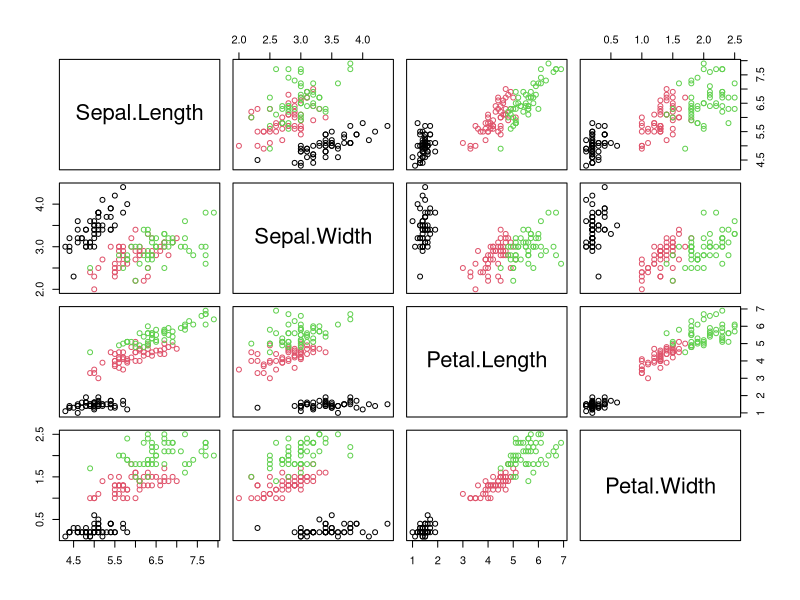
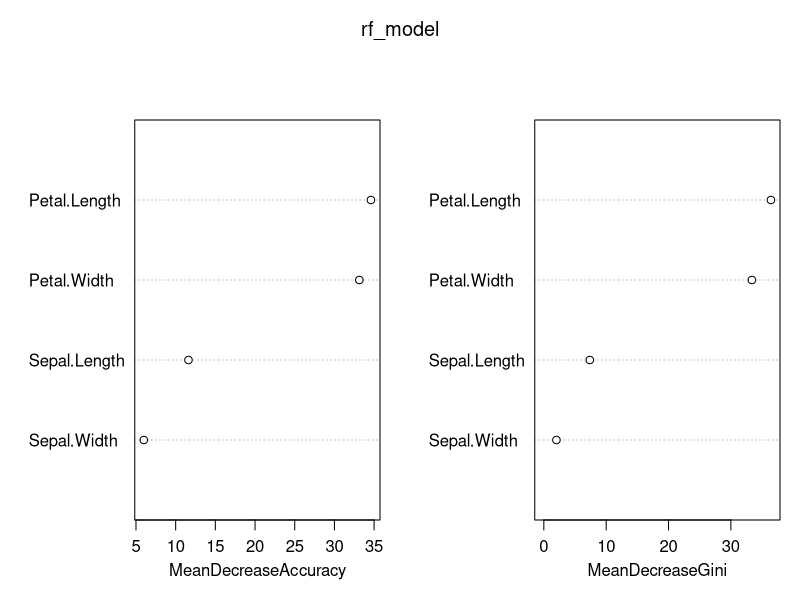
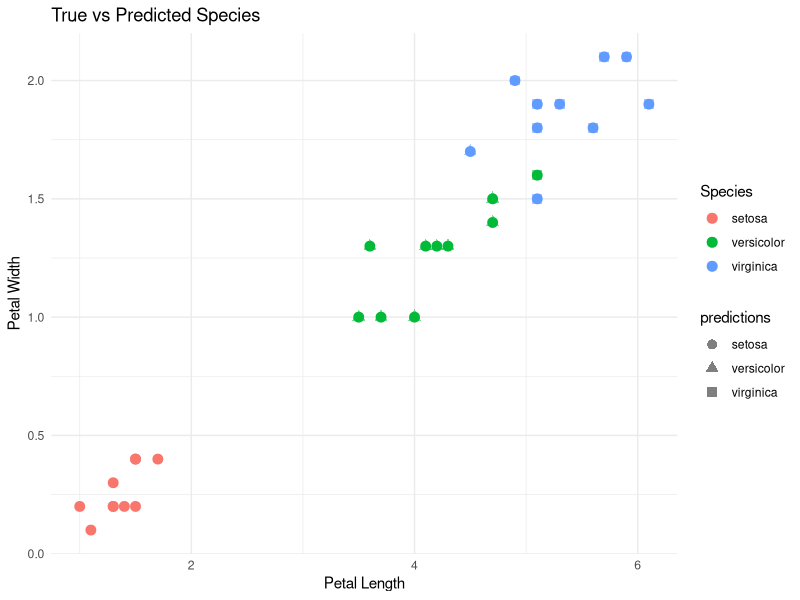

Write the R code that produced these figures, in order.
library(datasets)       
library(caret) 
install.packages("randomForest")
library(randomForest)   
library(ggplot2) 

# Loading and preview of dataset
data(iris)
head(iris)
str(iris)

# Visualize the data: Pair Plot

pairs(iris[, 1:4], col = iris$Species)

# Split the data into training and testing sets

set.seed(42)  
trainIndex <- createDataPartition(iris$Species, p = 0.8, list = FALSE)
trainData <- iris[trainIndex, ]
testData <- iris[-trainIndex, ]

# Train a Random Forest model

set.seed(42)
rf_model <- randomForest(Species ~ ., data = trainData, importance = TRUE)

# Print model summary and plotting variable importance

print(rf_model)
varImpPlot(rf_model)

# Make predictions on the test data

predictions <- predict(rf_model, testData)

# Evaluate the model

confusionMatrix(predictions, testData$Species)

# Visualize the predictions using a scatter plot

ggplot(testData, aes(x = Petal.Length, y = Petal.Width, color = Species)) +
  geom_point(size = 3) +
  geom_point(aes(shape = predictions), size = 3, alpha = 0.5) +
  labs(title = "True vs Predicted Species",
       x = "Petal Length",
       y = "Petal Width") +
  theme_minimal()